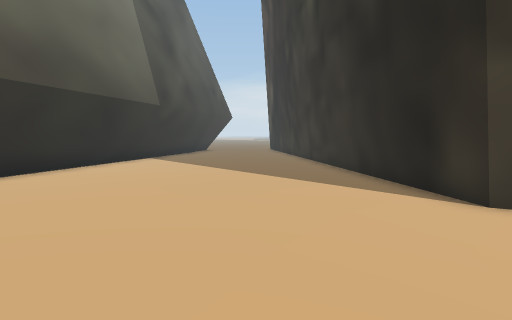
view 1 (above)

16 first-person views from a walk through a Unity game level. The camera is 1.2 m above the floor, tilts 4° down and sees 70° across. The floor is counted in squares, 1 m on a side. Each view is taken from the middle of a square. On the plan, view 1 faces up. The plan holds only what a view shows up to about 15 squares ahead; the rest is blank. The place goes on beyond the plan. The player is left out. Some surface patterns are stand-ins.

view 2
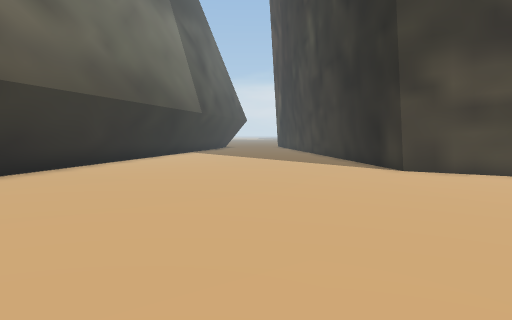

view 3
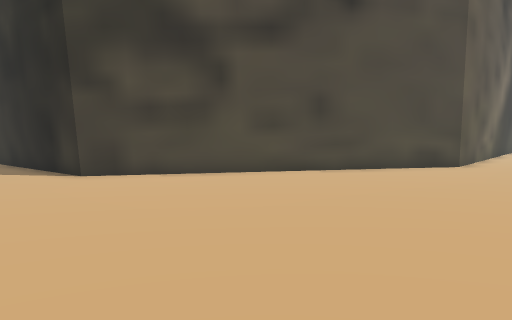

view 4
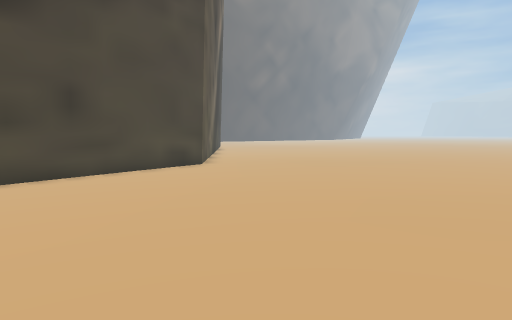

view 5
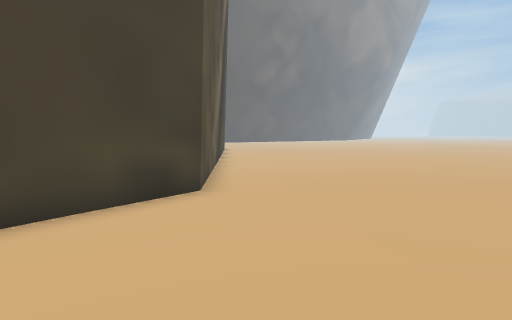

view 6
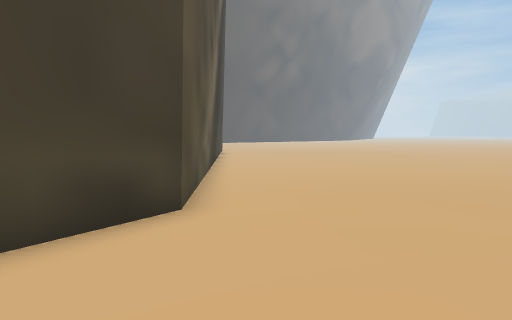

view 7
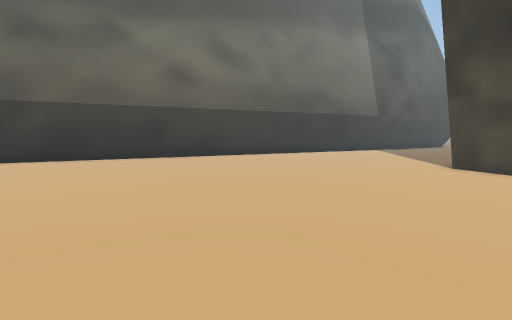

view 8
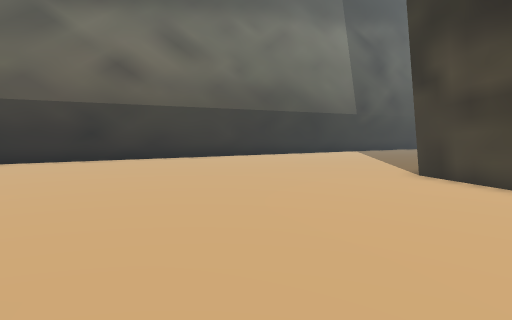

view 9
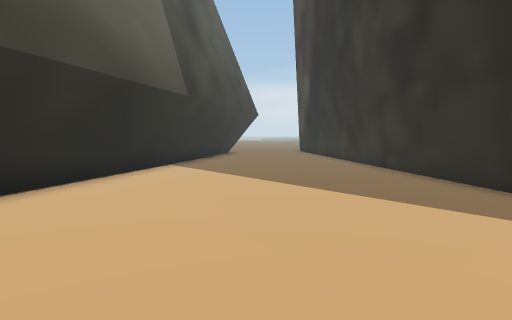

view 10
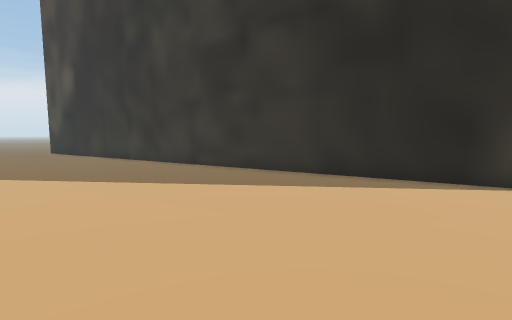

view 11
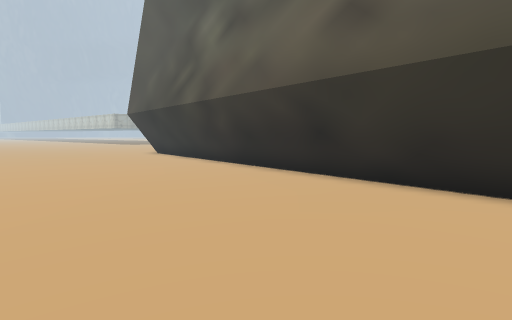

view 12
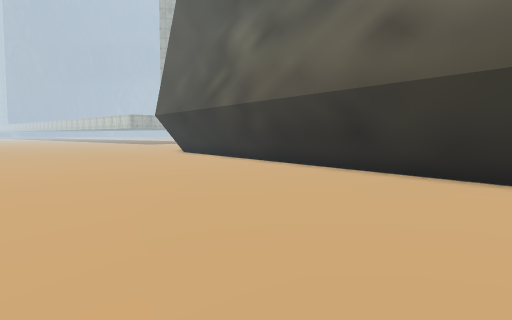

view 13
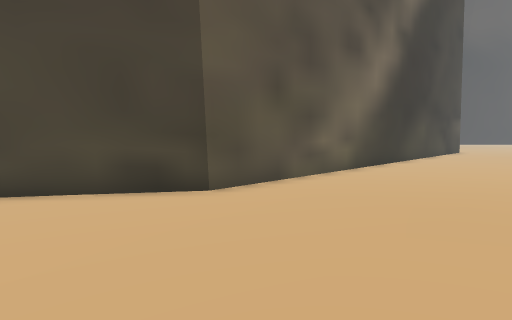

view 14
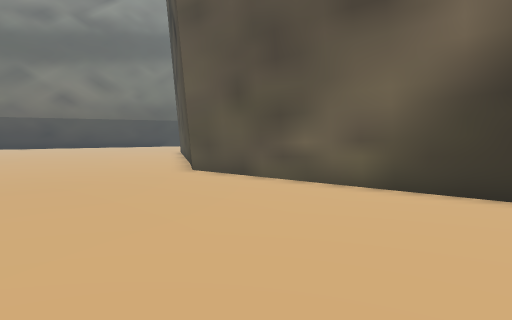

view 15
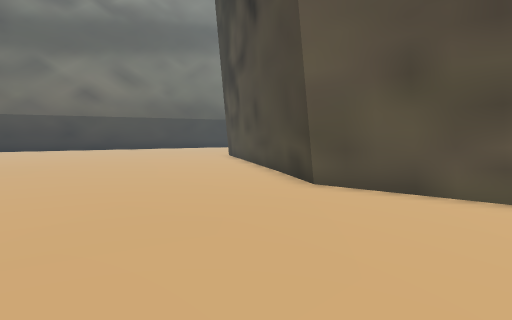

view 16
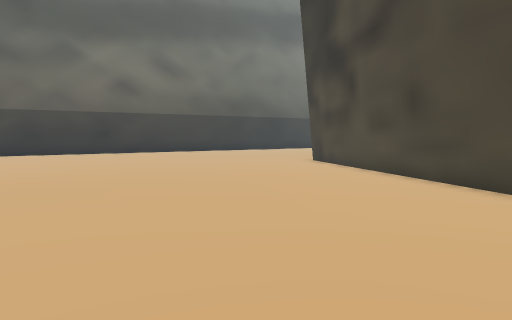

### Floor plan
Points are (right, up) in squares from view 1. A wall is a line through its corners. A room is listed if a view was taken in it or the views show most of it. See-through windows are left out.
Room 1 (views 1, 2, 3, 4, 5, 6, 7, 8, 9, 10, 11, 12, 13, 14, 15, 16)
walls: (-6.6, 9.1) (-9.5, -5); (24.6, -0.3) (14.8, -0.8) (3.7, 5.9) (2.3, 19.1); (-4.4, 19.1) (-9.4, -5); (-4.6, 19) (-6.6, 9.4)
low walls: (-7.5, 7.4) (-9.9, -4.4); (-6.9, 9) (-9.7, -4.9); (-7.1, 9) (-7.4, 7.5); (-4.8, 19.1) (-6.8, 9.6); (-5.1, 19) (-7, 9.8)

Positions as (right, up) in squares from view 1, and headings:
1: (0, 0), facing up
2: (-1, -6), facing up
3: (0, -5), facing up-right
4: (0, -3), facing right
5: (7, -2), facing right
6: (9, -2), facing right
7: (8, -8), facing up-left
8: (8, -5), facing up-left
9: (-2, 4), facing up
10: (-6, 5), facing up-right
11: (0, 7), facing down-left
12: (2, 7), facing down-left
13: (10, -7), facing up-right
14: (25, -8), facing up-left
15: (20, -8), facing up-left
16: (14, -8), facing up-left
